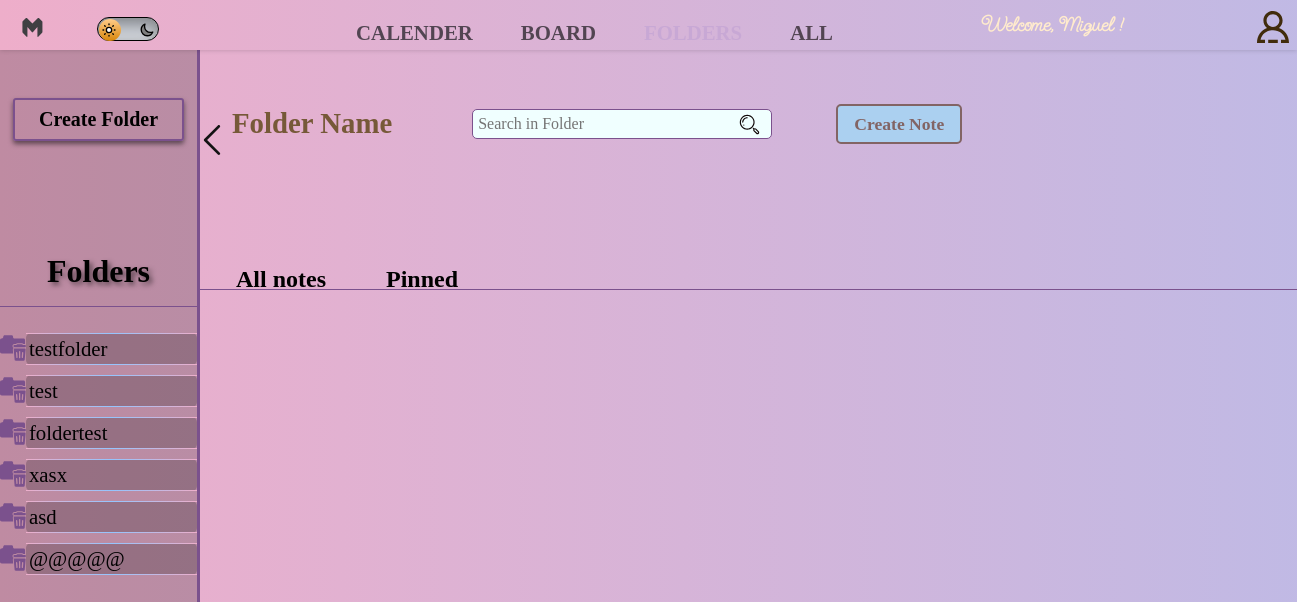
The app's page /folders (signed in), older data.
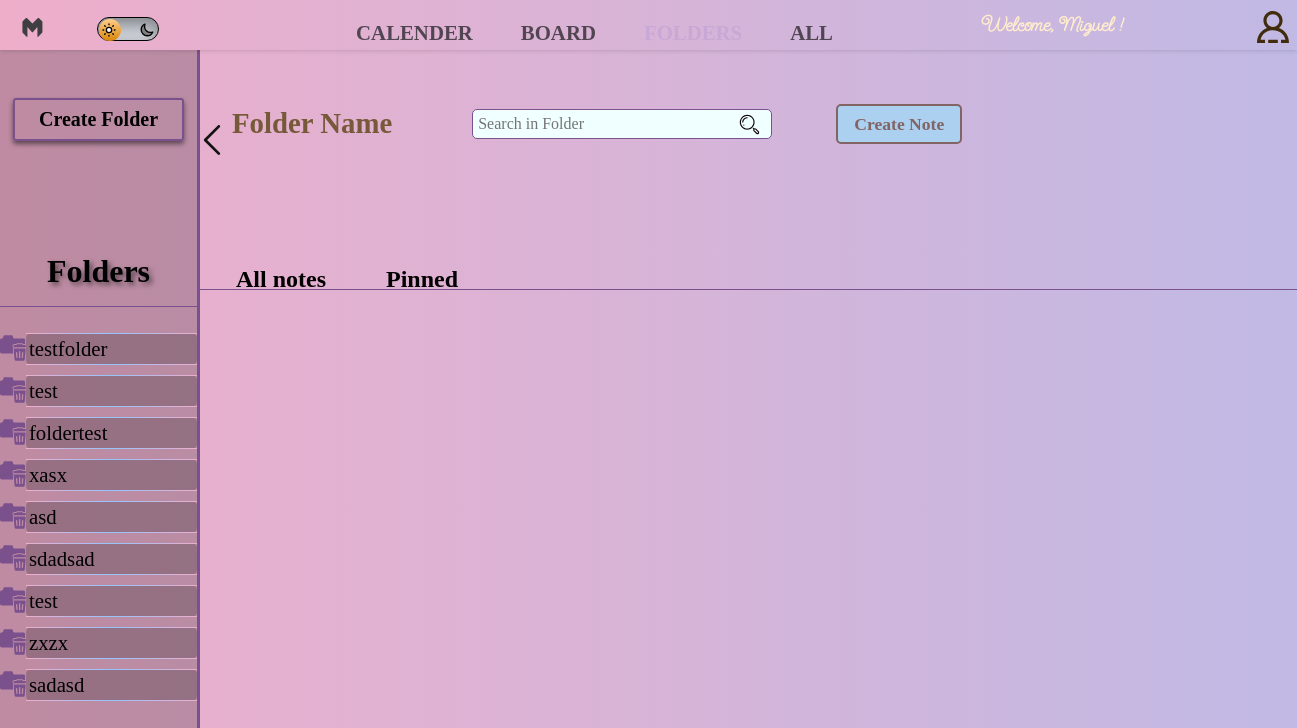
The same page, newer data.
### firstapp/models.py (models this page shows)
class Folder(models.Model):
    user = models.ForeignKey(User, related_name='folders', on_delete=models.CASCADE)
    name = models.CharField(max_length=200)
    created = models.DateTimeField(auto_now_add=True)
    def __str__(self):
        return self.name

### firstapp/views.py (the view)
# urls.py: path('folders',views.folders, name='folders'),
@login_required(login_url='accounts:login')
def folders(request):
    folders = request.user.folders.all()
    context = {'folders':folders}
    return render(request, 'firstapp/folders.html',context)

### firstapp/templates/firstapp/folders.html (shortened to what the changed rows need)
{% extends './home.html' %}
{% block content %}
    <div class="folders-board-container">
        <div class="folders-container">
            <h2>Folders</h2>
            <div class="folder-board">
                {% for folder in folders %}
                <div class="folder-container" data-folder-id="{{folder.id}}">
                    <svg class="folder-delete" onclick="openDeleteFolderModal('{{folder.id}}','{{folder.name}}',document.querySelector('.delete-folder-modal'),this)" version="1.1" id="Capa_1" xmlns="http://www.w3.org/2000/svg" xmlns:xlink="http://www.w3.org/1999/xlink"
                        viewBox="0 0 481.697 481.697" xml:space="preserve">
                        <g>
                            <path d="M256.641,239.374c-14.043-5.188-24.129-18.598-24.129-34.422c0-20.301,16.5-36.801,36.801-36.801h25.5
                                c6.477-9.172,17.18-15.051,28.855-15.051h83.012c11.68,0,22.379,5.879,28.871,15.051h25.5c1.387,0,2.711,0.254,4.066,0.41v-8.117
                                v-0.016V92.311c0-14.891-12.055-26.965-26.949-26.965H273.535c-17.051,0-30.859-13.82-30.859-30.859v-2.852
                                c0-14.895-12.07-26.965-26.98-26.965H87.609c-14.859,0-26.949,12.07-26.949,26.965v6.761c0,14.885-12.066,26.95-26.95,26.95h-6.761
                                C12.055,65.347,0,77.421,0,92.311V308.39c0,17.902,14.5,32.402,32.371,32.402h71.094h34.563h106.855l-6.035-67.832
                                c-0.836-9.836,2.488-19.641,9.172-26.969C250.527,243.28,253.488,241.171,256.641,239.374z"/>
                            <path d="M456.309,250.692H274.071c-5.39,0-10.528,2.27-14.184,6.24c-3.625,3.973-5.423,9.3-4.966,14.657l16.706,187.926
                                c0.867,9.914,9.173,17.511,19.118,17.511h148.871c9.945,0,18.235-7.597,19.133-17.511l16.675-187.926
                                c0.489-5.357-1.323-10.684-4.965-14.657C466.836,252.962,461.683,250.692,456.309,250.692z M316.357,426.861
                                c-0.331,0.016-0.631,0.03-0.93,0.03c-6.273,0-11.584-4.838-12.041-11.189l-6.525-85.736c-0.505-6.651,4.475-12.467,11.159-12.971
                                c0.315-0.032,0.629-0.032,0.945-0.032c6.271,0,11.552,4.838,12.025,11.19l6.492,85.72
                                C328.004,420.541,323.007,426.356,316.357,426.861z M377.081,420.32c0,6.683-5.423,12.088-12.088,12.088
                                c-6.683,0-12.104-5.405-12.104-12.088V307.413c0-6.682,5.422-12.103,12.104-12.103c6.665,0,12.088,5.422,12.088,12.103V420.32z
                                    M426.994,415.703c-0.488,6.351-5.784,11.189-12.057,11.189c-0.314,0-0.615-0.015-0.93-0.03
                                c-6.668-0.505-11.647-6.32-11.145-12.987l6.495-85.72c0.473-6.336,5.784-11.19,12.024-11.19c0.331,0,0.646,0,0.977,0.032
                                c6.652,0.504,11.631,6.319,11.127,12.971L426.994,415.703z"/>
                            <path d="M461.051,184.294h-35.648c-1.893-8.59-9.552-15.052-18.723-15.052h-83.012c-9.173,0-16.815,6.462-18.707,15.052h-35.65
                                c-11.426,0-20.66,9.252-20.66,20.662c0,11.41,9.234,20.662,20.66,20.662h191.74c11.41,0,20.646-9.252,20.646-20.662
                                C481.697,193.546,472.461,184.294,461.051,184.294z"/>
                        </g>
                    </svg>
                    <a class="folder-link" onclick="openFolder(`{{folder.id}}`)" data-folder-id="{{ folder.id }}">{{ folder.name }}</a>
                </div>
                {% endfor %}
            </div>
        </div>
        <div class="details-board-container">
            <div class="folder-details-container">
                <div class="folder-name-search">
                    <h2 class="folder-name">Folder Name</h2>
                </div>
        </div>
        <div class="folder-notes-board">
            <div class="folder-notes-header">
                <h2 onclick="switchFolderNotes(1)">All notes</h2>
                <h2 onclick="switchFolderNotes(2)">Pinned</h2>
            </div>
        </div>
    </div>
{% endblock %}

Row changes from the older to the newer data that the page shows:
removed Folder: name "@@@@@"
added Folder: name "sdadsad"
added Folder: name "test"
added Folder: name "zxzx"
added Folder: name "sadasd"
